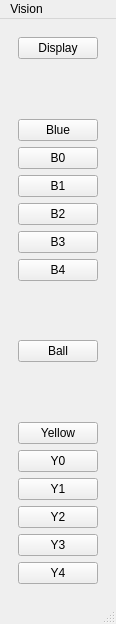
<ui version="4.0" >
 <class>SimulatorWindow</class>
 <widget class="QMainWindow" name="SimulatorWindow" >
  <property name="geometry" >
   <rect>
    <x>0</x>
    <y>0</y>
    <width>116</width>
    <height>624</height>
   </rect>
  </property>
  <property name="windowTitle" >
   <string>SoccSim</string>
  </property>
  <widget class="QWidget" name="centralwidget" >
   <layout class="QHBoxLayout" >
    <item>
     <widget class="QWidget" native="1" name="widget_2" >
      <layout class="QVBoxLayout" >
       <item>
        <widget class="QPushButton" name="displayButton" >
         <property name="text" >
          <string>Display</string>
         </property>
         <property name="checkable" >
          <bool>true</bool>
         </property>
         <property name="checked" >
          <bool>false</bool>
         </property>
        </widget>
       </item>
       <item>
        <spacer>
         <property name="orientation" >
          <enum>Qt::Vertical</enum>
         </property>
         <property name="sizeHint" >
          <size>
           <width>20</width>
           <height>40</height>
          </size>
         </property>
        </spacer>
       </item>
       <item>
        <widget class="QPushButton" name="blueToggle" >
         <property name="text" >
          <string>Blue</string>
         </property>
         <property name="checkable" >
          <bool>true</bool>
         </property>
        </widget>
       </item>
       <item>
        <widget class="QPushButton" name="b0" >
         <property name="text" >
          <string>B0</string>
         </property>
         <property name="checkable" >
          <bool>true</bool>
         </property>
        </widget>
       </item>
       <item>
        <widget class="QPushButton" name="b1" >
         <property name="text" >
          <string>B1</string>
         </property>
         <property name="checkable" >
          <bool>true</bool>
         </property>
        </widget>
       </item>
       <item>
        <widget class="QPushButton" name="b2" >
         <property name="text" >
          <string>B2</string>
         </property>
         <property name="checkable" >
          <bool>true</bool>
         </property>
        </widget>
       </item>
       <item>
        <widget class="QPushButton" name="b3" >
         <property name="text" >
          <string>B3</string>
         </property>
         <property name="checkable" >
          <bool>true</bool>
         </property>
        </widget>
       </item>
       <item>
        <widget class="QPushButton" name="b4" >
         <property name="text" >
          <string>B4</string>
         </property>
         <property name="checkable" >
          <bool>true</bool>
         </property>
        </widget>
       </item>
       <item>
        <spacer>
         <property name="orientation" >
          <enum>Qt::Vertical</enum>
         </property>
         <property name="sizeHint" >
          <size>
           <width>20</width>
           <height>40</height>
          </size>
         </property>
        </spacer>
       </item>
       <item>
        <widget class="QPushButton" name="ball" >
         <property name="text" >
          <string>Ball</string>
         </property>
         <property name="checkable" >
          <bool>true</bool>
         </property>
         <property name="checked" >
          <bool>false</bool>
         </property>
        </widget>
       </item>
       <item>
        <spacer>
         <property name="orientation" >
          <enum>Qt::Vertical</enum>
         </property>
         <property name="sizeHint" >
          <size>
           <width>20</width>
           <height>40</height>
          </size>
         </property>
        </spacer>
       </item>
       <item>
        <widget class="QPushButton" name="yellowToggle" >
         <property name="text" >
          <string>Yellow</string>
         </property>
         <property name="checkable" >
          <bool>true</bool>
         </property>
        </widget>
       </item>
       <item>
        <widget class="QPushButton" name="y0" >
         <property name="text" >
          <string>Y0</string>
         </property>
         <property name="checkable" >
          <bool>true</bool>
         </property>
        </widget>
       </item>
       <item>
        <widget class="QPushButton" name="y1" >
         <property name="text" >
          <string>Y1</string>
         </property>
         <property name="checkable" >
          <bool>true</bool>
         </property>
        </widget>
       </item>
       <item>
        <widget class="QPushButton" name="y2" >
         <property name="text" >
          <string>Y2</string>
         </property>
         <property name="checkable" >
          <bool>true</bool>
         </property>
        </widget>
       </item>
       <item>
        <widget class="QPushButton" name="y3" >
         <property name="text" >
          <string>Y3</string>
         </property>
         <property name="checkable" >
          <bool>true</bool>
         </property>
        </widget>
       </item>
       <item>
        <widget class="QPushButton" name="y4" >
         <property name="text" >
          <string>Y4</string>
         </property>
         <property name="checkable" >
          <bool>true</bool>
         </property>
        </widget>
       </item>
      </layout>
     </widget>
    </item>
   </layout>
  </widget>
  <widget class="QMenuBar" name="menubar" >
   <property name="geometry" >
    <rect>
     <x>0</x>
     <y>0</y>
     <width>116</width>
     <height>26</height>
    </rect>
   </property>
   <widget class="QMenu" name="menuVision" >
    <property name="title" >
     <string>Vision</string>
    </property>
    <addaction name="actionError" />
   </widget>
   <addaction name="menuVision" />
  </widget>
  <widget class="QStatusBar" name="statusbar" />
  <action name="actionError" >
   <property name="checkable" >
    <bool>true</bool>
   </property>
   <property name="text" >
    <string>Error</string>
   </property>
  </action>
 </widget>
 <resources/>
 <connections/>
</ui>
